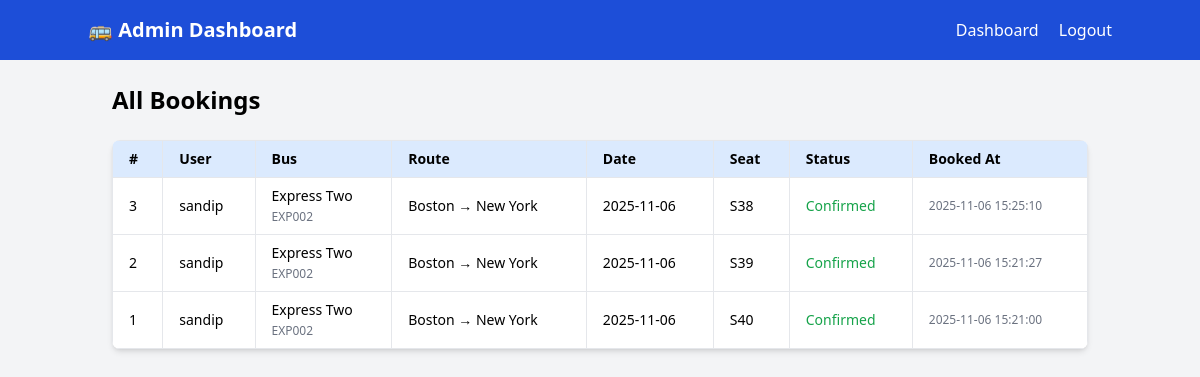
Screenshot of /admin/bookings.php (signed in) with the database file from the repository.
### tables this page shows
CREATE TABLE `bookings` (
  `id` int NOT NULL,
  `user_id` int NOT NULL,
  `bus_id` int NOT NULL,
  `booking_date` date NOT NULL,
  `seat_number` varchar(10) NOT NULL,
  `total_amount` decimal(10,2) NOT NULL,
  `status` enum('pending','confirmed','cancelled') DEFAULT 'confirmed',
  `created_at` timestamp NULL DEFAULT CURRENT_TIMESTAMP
);

CREATE TABLE `users` (
  `id` int NOT NULL,
  `name` varchar(100) NOT NULL,
  `email` varchar(100) NOT NULL,
  `password` varchar(255) NOT NULL,
  `is_admin` tinyint(1) DEFAULT '0',
  `created_at` timestamp NULL DEFAULT CURRENT_TIMESTAMP
);

CREATE TABLE `buses` (
  `id` int NOT NULL,
  `bus_name` varchar(100) NOT NULL,
  `bus_number` varchar(50) NOT NULL,
  `total_seats` int NOT NULL,
  `route_id` int NOT NULL,
  `created_at` timestamp NULL DEFAULT CURRENT_TIMESTAMP,
  `fare` decimal(10,2) NOT NULL DEFAULT '0.00'
);

CREATE TABLE `routes` (
  `id` int NOT NULL,
  `from_location` varchar(100) NOT NULL,
  `to_location` varchar(100) NOT NULL,
  `departure_time` time NOT NULL,
  `arrival_time` time NOT NULL,
  `fare` decimal(10,2) NOT NULL,
  `created_at` timestamp NULL DEFAULT CURRENT_TIMESTAMP
);

### admin/bookings.php (the view, shortened to what this page needs)
<?php
require_once '../backend/config.php';
$sql = "
    SELECT
        b.id AS booking_id,
        u.name AS user_name,
        bs.bus_name,
        bs.bus_number,
        r.from_location,
        r.to_location,
        b.booking_date,
        b.seat_number,
        b.total_amount,
        b.status,
        b.created_at
    FROM bookings b
    JOIN users u ON b.user_id = u.id
    JOIN buses bs ON b.bus_id = bs.id
    JOIN routes r ON bs.route_id = r.id
    ORDER BY b.created_at DESC
";
$result = $conn->query($sql);
?>
<!DOCTYPE html>
<html lang="en">
<head>
    <script src="https://cdn.tailwindcss.com"></script>
</head>
<body class="bg-gray-100">
    <nav class="bg-blue-700 text-white p-4">
        <div class="container mx-auto flex justify-between items-center">
            <h1 class="text-xl font-bold">🚌 Admin Dashboard</h1>
            <div>
                <a href="dashboard.php" class="mr-4 hover:text-gray-200">Dashboard</a>
                <a href="../backend/logout.php" class="hover:text-gray-200">Logout</a>
            </div>
        </div>
    </nav>
    <div class="container mx-auto p-6">
        <h2 class="text-2xl font-semibold mb-6">All Bookings</h2>
        <div class="overflow-x-auto bg-white shadow-md rounded-lg">
            <table class="min-w-full border-collapse border border-gray-200 text-sm">
                <thead class="bg-blue-100">
                    <tr>
                        <th class="border px-4 py-2 text-left">#</th>
                        <th class="border px-4 py-2 text-left">User</th>
                        <th class="border px-4 py-2 text-left">Bus</th>
                        <th class="border px-4 py-2 text-left">Route</th>
                        <th class="border px-4 py-2 text-left">Date</th>
                        <th class="border px-4 py-2 text-left">Seat</th>
                        <th class="border px-4 py-2 text-left">Status</th>
                        <th class="border px-4 py-2 text-left">Booked At</th>
                    </tr>
                </thead>
                <tbody>
                    <?php if ($result && $result->num_rows > 0): ?>
                        <?php while ($row = $result->fetch_assoc()): ?>
                            <tr class="hover:bg-gray-50">
                                <td class="border px-4 py-2"><?php echo $row['booking_id']; ?></td>
                                <td class="border px-4 py-2"><?php echo htmlspecialchars($row['user_name']); ?></td>
                                <td class="border px-4 py-2">
                                    <?php echo htmlspecialchars($row['bus_name']); ?><br>
                                    <span class="text-xs text-gray-500"><?php echo htmlspecialchars($row['bus_number']); ?></span>
                        </td>
                                <td class="border px-4 py-2">
                                    <?php echo htmlspecialchars($row['from_location']); ?> →
                                    <?php echo htmlspecialchars($row['to_location']); ?>
                                </td>
                                <td class="border px-4 py-2"><?php echo htmlspecialchars($row['booking_date']); ?></td>
                                <td class="border px-4 py-2"><?php echo htmlspecialchars($row['seat_number']); ?></td>
                                <td class="border px-4 py-2">
                                    <span class="<?php
                                        echo $row['status'] == 'confirmed' ? 'text-green-600' :
                                            ($row['status'] == 'cancelled' ? 'text-red-600' : 'text-yellow-600');
                                    ?>">
                                        <?php echo ucfirst($row['status']); ?>
                                    </span>
                                </td>
                                <td class="border px-4 py-2 text-gray-500 text-xs"><?php echo $row['created_at']; ?></td>
                            </tr>
                        <?php endwhile; ?>
                    <?php else: ?>
                        <tr><td colspan="9" class="border px-4 py-4 text-center text-gray-500">No bookings found.</td></tr>
                    <?php endif; ?>
                </tbody>
            </table>
        </div>
    </div>
</body>
</html>

### rows the page displays
bookings: id "3", user.name "sandip", bus.bus_name "Express Two", bus.bus_number "EXP002", routes.from_location "Boston", routes.to_location "New York", booking_date "2025-11-06", seat_number "S38", status "Confirmed", created_at "2025-11-06 15:25:10"
bookings: id "2", user.name "sandip", bus.bus_name "Express Two", bus.bus_number "EXP002", routes.from_location "Boston", routes.to_location "New York", booking_date "2025-11-06", seat_number "S39", status "Confirmed", created_at "2025-11-06 15:21:27"
bookings: id "1", user.name "sandip", bus.bus_name "Express Two", bus.bus_number "EXP002", routes.from_location "Boston", routes.to_location "New York", booking_date "2025-11-06", seat_number "S40", status "Confirmed", created_at "2025-11-06 15:21:00"
